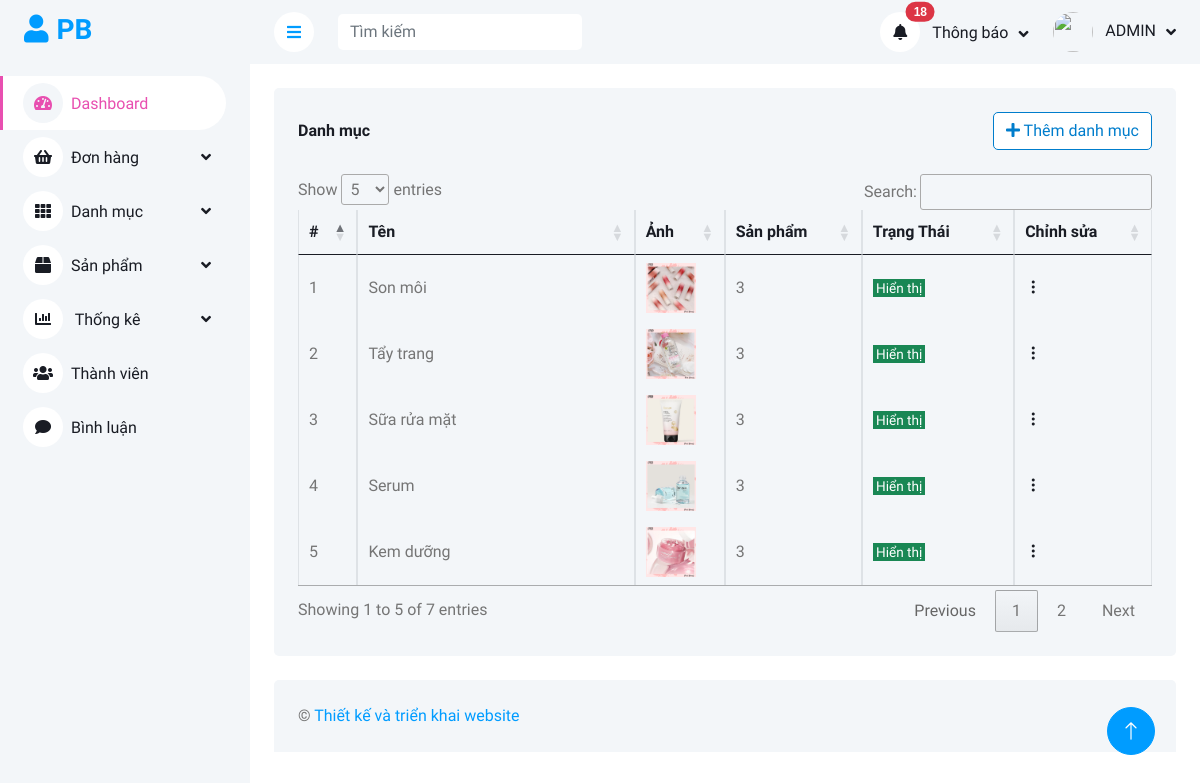
Page /admin/danh-muc/index.php?quanli=danh-sach-danh-muc (signed in) on the committed database.
### tables this page shows
CREATE TABLE `categories` (
  `category_id` int(11) NOT NULL,
  `name` varchar(255) NOT NULL,
  `image` varchar(255) NOT NULL,
  `status` tinyint(1) NOT NULL DEFAULT 1
);

### admin/models_admin/pdo_library.php (called while the page is built, shortened)
<?php
function pdo_query($sql){
    $sql_args = array_slice(func_get_args(), 1);
    try{
        $conn = pdo_get_connection();
        $stmt = $conn->prepare($sql);
        $stmt->execute($sql_args);
        $rows = $stmt->fetchAll();
        return $rows;
    }
    catch(PDOException $e){
        throw $e;
    }
    finally{
        unset($conn);
    }
}
?>

### admin/models_admin/CategoryModel.php (called while the page is built, shortened)
<?php
    class CategoryModel {
        public function getCategoryProductCount() {
            $sql = "SELECT c.name AS category_name, c.status AS category_status,
                    c.image AS category_image, c.category_id AS cate_id,
                    COUNT(p.product_id) AS qty_product
                    FROM categories c
                    LEFT JOIN products p
                    ON c.category_id = p.category_id
                    GROUP BY c.category_id";
            return pdo_query($sql);
        }
    }
?>

### admin/danh-muc/list.php (the view, shortened to what this page needs)
<?php
    $list_catgories = $CategoryModel->getCategoryProductCount();
?>
<div class="container-fluid pt-4 px-4">
    <div class="bg-light text-center rounded p-4">
        <div class="d-flex align-items-center justify-content-between mb-4">
            <h6 class="mb-0">Danh mục</h6>
            <a href="them-danh-muc" class="btn btn-custom"><i class="fa fa-plus"></i> Thêm danh mục</a>
        </div>
        <div class="table-responsive">
            <table class="table text-start align-middle table-bordered table-hover mb-0" id="categories-list">
                <thead>
                    <tr class="text-dark">
                        <th scope="col">#</th>
                        <th scope="col">Tên</th>
                        <th scope="col">Ảnh</th>
                        <th scope="col">Sản phẩm</th>
                        <th scope="col">Trạng Thái</th>
                        <th scope="col">Chỉnh sửa</th>
                    </tr>
                </thead>
                <tbody>
                    <?php
                        $i = 0;
                    foreach ($list_catgories as $value) {
                    $i++;
                    extract($value);
                    ?>
                    <tr>
                        <td><?=$i?></td>
                        <td style="min-width: 200px;"><?=$category_name?></td>
                        <td>
                            <img style="max-width: 50px;" src="../upload/<?=$category_image?>" alt="">
                        </td>
                        <td><?=$qty_product?></td>
                        <td style="min-width: 100px;">
                            <?php
                            $trangThai = 'Tạm ẩn';
                            if($category_status == 1) {
                                $trangThai = 'Hiển thị';
                                echo '<span class="btn-small btn-success">'.$trangThai.'</span>';
                            }else {
                                echo '<span class="btn-small btn-danger">'.$trangThai.'</span>';
                            }
                            ?>
                        </td>
                        <td>
                            <div class="dropdown">
                                <a href="#" data-bs-toggle="dropdown" class="fs-24 text-gray ">
                                    <i class="bi bi-three-dots-vertical text-dark"></i>
                                </a>
                            </div>
                        </td>
                    </tr>
                    <?php
                    }
                    ?>
                </tbody>
            </table>
        </div>
    </div>
</div>

### admin/public_admin/css/style.css (style rules this page uses)
:root { --primary: #e84fb0; --light: #F3F6F9; --dark: #191C24; }
.btn { transition: .5s; }

### admin/public_admin/css/custom.css (style rules this page uses)
.btn-custom { color: #007dcc; background-color: white; border-color: #007dcc; }
.btn-small { padding: .05rem 0.2rem; font-size: .85rem; }

### rows in the picture
categories: name "Son môi", image (picture), qty_product "3", status "Hiển thị"
categories: name "Tẩy trang", image (picture), qty_product "3", status "Hiển thị"
categories: name "Sữa rửa mặt", image (picture), qty_product "3", status "Hiển thị"
categories: name "Serum", image (picture), qty_product "3", status "Hiển thị"
categories: name "Kem dưỡng", image (picture), qty_product "3", status "Hiển thị"

### other values in the picture
$count "18"
